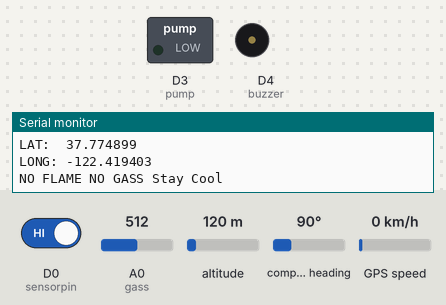
The sketch below on a simulated ESP8266 (NodeMCU). Shown: switched loads named in the sketch (green lamp = pin HIGH), buzzer (waves = sounding, pin HIGH), the last lines printed to the serial monitor. The inputs (shaded band) are chosen by the test bench; at power-on: D0 (sensorpin) HIGH, A0 (gass) = 512, altitude 120 m, compass heading 90°, GPS speed 0 km/h. WiFi joins after 1.5 s; servers stay silent unless stated; the GPS gets a fix after 3 s at 37.7749, -122.4194 with 8 satellites; no MQTT or app messages arrive unless stated.

Above: at 4.6 s.
4.7 s: D0 (sensorpin) driven LOW
At 6.2 s:
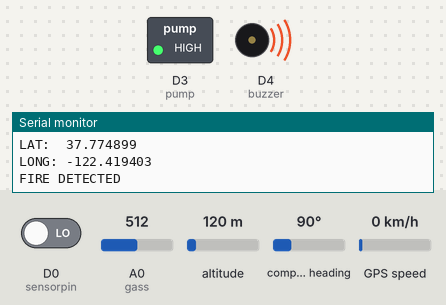
10.7 s: A0 (gass) set to 640
At 12.8 s:
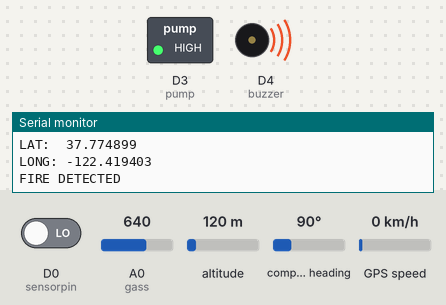
14.0 s: A0 (gass) set to 620
At 16.9 s:
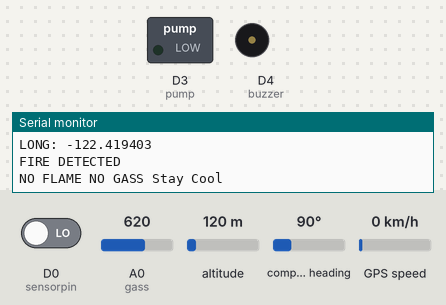
20.0 s: A0 (gass) set to 716
At 20.9 s:
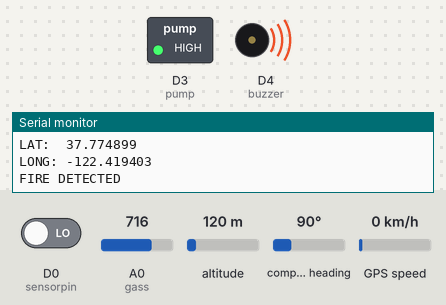
22.1 s: A0 (gass) set to 306
At 24.7 s:
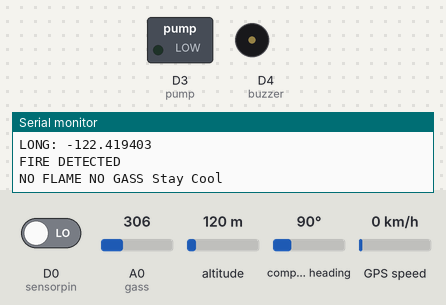
Timing chart, 0 to 29.1 s (numbered marks = the images above; inputs shaded):
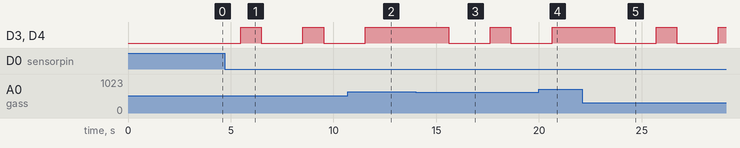

The sketch:

blynkifttt.ino
```cpp
#include "Adafruit_MQTT.h"                                  // Adafruit MQTT library
#include "Adafruit_MQTT_Client.h"                           // Adafruit MQTT library

#include <TinyGPS++.h>
#include <SoftwareSerial.h>
#include<Blynk.h>
#define BLYNK_PRINT Serial
#include <ESP8266WiFi.h>
#include <BlynkSimpleEsp8266.h>
char auth[] = "5754d275026e47e6a341f1ad68f2eca5"; //gps
//char auth[] = "6c2929d13a7d4eeea2408d505014f695";
char ssid[] = "Boobal";
char pass[] = "boobal123";
unsigned int move_index = 1;       // fixed location for now
static const int RXPin = 4, TXPin = 5;   // GPIO 4=D2(conneect Tx of GPS) and GPIO 5=D1(Connect Rx of GPS
static const uint32_t GPSBaud = 9600; //if Baud rate 9600 didn't work in your case then use 4800

TinyGPSPlus gps; // The TinyGPS++ object
WidgetMap myMap(V0);  // V0 for virtual pin of Map Widget

SoftwareSerial ss(RXPin, TXPin);  // The serial connection to the GPS device

BlynkTimer timer;

float spd;       //Variable  to store the speed
float sats;      //Variable to store no. of satellites response
String bearing;  //Variable to store orientation or direction of GPS


int pump=D3;
int gass=A0;
int sensorpin=D0;
int sensorvalue;
int buzzer=D4;

int val = 0;


#define WLAN_SSID       "Boobal"                        // Enter Your router SSID
#define WLAN_PASS       "boobal123"                        // Enter Your router Password

//************************* Adafruit.io Setup *********************************

#define AIO_SERVER      "io.adafruit.com"
#define AIO_SERVERPORT  1883                                // use 8883 for SSL
#define AIO_USERNAME    "Boobal"                      // Enter Your Adafruit IO Username
#define AIO_KEY         "38255efcf6c440419604e50fe84f7e93"                      // Enter Your Adafruit IO Key

//************ Global State (you don't need to change this!) ******************

WiFiClient client;                                          // Create an ESP8266 WiFiClient class to connect to the MQTT server.

const char MQTT_SERVER[] PROGMEM    = AIO_SERVER;           // Store the MQTT server, username, and password in flash memory.
const char MQTT_USERNAME[] PROGMEM  = AIO_USERNAME;
const char MQTT_PASSWORD[] PROGMEM  = AIO_KEY;

// Setup the MQTT client class by passing in the WiFi client and MQTT server and login details.
Adafruit_MQTT_Client mqtt(&client, MQTT_SERVER, AIO_SERVERPORT, MQTT_USERNAME, MQTT_PASSWORD);

//****************************** Feeds ***************************************

// Setup a feed called 'motion' for publishing.
// Notice MQTT paths for AIO follow the form: <username>/feeds/<feedname>
const char motion_FEED[] PROGMEM = AIO_USERNAME "/feeds/gas";
Adafruit_MQTT_Publish motion = Adafruit_MQTT_Publish(&mqtt, AIO_USERNAME "/feeds/gas");

//************************** Setup *******************************************


void setup() {
Serial.begin(115200);
  Blynk.begin(auth,ssid,pass);
  // put your setup code here, to run once:
pinMode(buzzer,OUTPUT);
pinMode(pump,OUTPUT);
pinMode(gass,INPUT);
pinMode(sensorpin,INPUT);


 WiFi.mode(WIFI_STA);                                    // Setup ESP8266 as a wifi station
  WiFi.disconnect();                                      // Disconnect if needed
  delay(100);                                             // short delay

  WiFi.begin(WLAN_SSID, WLAN_PASS);
  while (WiFi.status() != WL_CONNECTED)
  {
    delay(500);
    Serial.print(".");
  }

Serial.println();
  ss.begin(GPSBaud);
  timer.setInterval(5000L, checkGPS); // every 5s check if GPS is connected, only really needs to be done once
}

void checkGPS(){
  if (gps.charsProcessed() < 10)
  {
    Serial.println(F("No GPS detected: check wiring."));
      Blynk.virtualWrite(V4, "GPS ERROR");  // Value Display widget  on V4 if GPS not detected
  }
}

void loop() {
  // put your main code here, to run repeatedly:

connectWifi();
  MQTT_connect();

int gassval=analogRead(gass);
sensorvalue=digitalRead(sensorpin);
Serial.println(sensorvalue);
Serial.println(gassval);

 while (ss.available() > 0)
    {
      // sketch displays information every time a new sentence is correctly encoded.
      if (gps.encode(ss.read()))
        displayInfo();
  }
  Blynk.run();
  timer.run();


if(sensorvalue==0)
{
  Serial.println("FIRE DETECTED");
  digitalWrite(buzzer,HIGH);
  digitalWrite(pump,HIGH);
  delay(1000);
  Blynk.notify("FIRE DETECTED");
  Blynk.email("boobalbpcs@gmail.com","subject:FIRE DETECTED","Fire Detected secure immediatly");
  }

  if (gassval>630)                                        // check if the input is HIGH
  {
    digitalWrite(buzzer, HIGH);                           // Turn the LED ON
    Serial.println("gas detected!");

    Blynk.notify("FIRE DETECTED");
    Blynk.email("boobalbpcs@gmail.com","subject:FIRE DETECTED","Fire Detected secure immediatly");


    if (! motion.publish(gassval))                        // Publish to Adafruit the PIR sensor value '1'
        {
         Serial.println(F("Failed"));                  // If it failed to publish, print Failed
        }    else
           {
             Serial.println(F("Data Sent!"));             // If data successfully published
           }
  }


  /*if(gassval>800)
  {
    Serial.println("GASS LEAKED");
    digitalWrite(buzzer,HIGH);
    digitalWrite(pump,HIGH);
    delay(1000);
    Blynk.notify("FIRE DETECTED");
    Blynk.email("boobalbpcs@gmail.com","subject:FIRE DETECTED","Fire Detected secure immediatly");
    }*/
  else
  {
    Serial.println("NO FLAME NO GASS Stay Cool");
    motion.publish(gassval);
    digitalWrite(buzzer,LOW);
    digitalWrite(pump,LOW);
    delay(2000);
    }

      if(! mqtt.ping()) {mqtt.disconnect();}                // Ping Adafruit.IO to keep the MQTT connection alive

    Blynk.run();
}

//********************** WiFi Coonect *************************************
void connectWifi()
{
  if (WiFi.status() == WL_CONNECTED){ return; }           // If already connected to WiFi, return to loop
   WiFi.begin(WLAN_SSID, WLAN_PASS);                      // Start a WiFi connection and enter SSID and Password
              while (WiFi.status() != WL_CONNECTED) {     // While waiting on connection to start display "..."
                  delay(500);
                  Serial.print(".");
              }
              Serial.println("Connected");
            MQTT_connect();                               // Run Procedure to connect to Adafruit IO MQTT
}

// ******************* MQTT Connect - Adafruit IO **************************
void MQTT_connect()
{
  int8_t ret;
  if (mqtt.connected()) { return; }                       // Stop if already connected to Adafruit
  Serial.println("Connecting to MQTT... ");

  uint8_t retries = 3;
  while ((ret = mqtt.connect()) != 0) {                   // Connect to Adafruit, will return 0 if connected
       Serial.println(mqtt.connectErrorString(ret));
       Serial.println("Retrying MQTT...");
       mqtt.disconnect();
       delay(5000);                                       // wait 5 seconds
       retries--;
       if (retries == 0) {                                // basically die and wait for WatchDogTimer to reset me
         while (1);
       }
  }
  Serial.println("MQTT Connected!");
}

void displayInfo()
{

  if (gps.location.isValid() )
  {

    float latitude = (gps.location.lat());     //Storing the Lat. and Lon.
    float longitude = (gps.location.lng());

    Serial.print("LAT:  ");
    Serial.println(latitude, 6);  // float to x decimal places
    Serial.print("LONG: ");
    Serial.println(longitude, 6);
    Blynk.virtualWrite(V1, String(latitude, 6));
    Blynk.virtualWrite(V2, String(longitude, 6));
    myMap.location(move_index, latitude, longitude, "GPS_Location");
    spd = gps.speed.kmph();               //get speed
       Blynk.virtualWrite(V3, spd);

       sats = gps.satellites.value();    //get number of satellites
       Blynk.virtualWrite(V4, sats);

       bearing = TinyGPSPlus::cardinal(gps.course.value()); // get the direction
       Blynk.virtualWrite(V5, bearing);


  }


  Serial.println();
}
```

Measured:
- the behaviour switches between 631 and 630 on A0 (gass) (found by bisection; images 2 and 3)
- after the input at 4.7 s, D3 (pump), D4 (buzzer): alternates HIGH for 1.0 s and LOW for 2.0 s, starting after 0.80 s
- after the input at 10.7 s, D3 (pump), D4 (buzzer): goes on until 11.5 s, then stays HIGH
- after the input at 14.0 s, D3 (pump), D4 (buzzer): HIGH → LOW after 1.6 s, → HIGH 2.0 s later, → LOW 1.0 s later
- after the input at 20.0 s, D3 (pump), D4 (buzzer): goes on until 20.6 s, then stays HIGH
- after the input at 22.1 s, D3 (pump), D4 (buzzer): alternates HIGH for 1.0 s and LOW for 2.0 s, starting after 1.6 s
